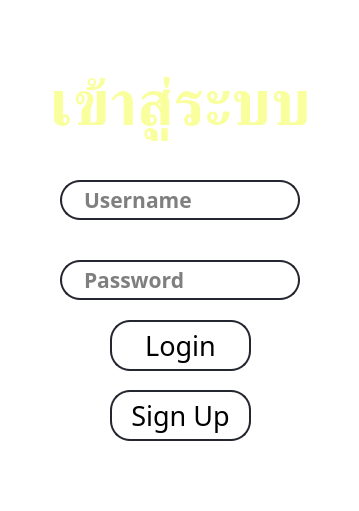
<?xml version="1.0" encoding="UTF-8"?>
<ui version="4.0">
 <class>Dialog</class>
 <widget class="QDialog" name="Dialog">
  <property name="geometry">
   <rect>
    <x>0</x>
    <y>0</y>
    <width>359</width>
    <height>511</height>
   </rect>
  </property>
  <property name="windowTitle">
   <string>Dialog</string>
  </property>
  <property name="autoFillBackground">
   <bool>false</bool>
  </property>
  <widget class="QLineEdit" name="usernameText">
   <property name="geometry">
    <rect>
     <x>60</x>
     <y>180</y>
     <width>240</width>
     <height>40</height>
    </rect>
   </property>
   <property name="font">
    <font>
     <family>RSU</family>
     <pointsize>16</pointsize>
     <weight>75</weight>
     <bold>true</bold>
    </font>
   </property>
   <property name="styleSheet">
    <string notr="true">QLineEdit {
	border: 2px solid rgb(37,39,48);
	border-radius: 20px;
	color: #000000;
	padding-left: 20px;
	padding-right: 20px;
	backgroud-color: rgb(27, 29, 35);
}
QLineEdit:hover {
	border: 2px solid rgb(48, 50, 62);
}
QLineEdit:focus {
	border: 2px solid rgb(85, 170, 255);
backgroud-color: rgb(43, 45, 56);
}</string>
   </property>
   <property name="placeholderText">
    <string>Username</string>
   </property>
  </widget>
  <widget class="QLineEdit" name="passwordText">
   <property name="geometry">
    <rect>
     <x>60</x>
     <y>260</y>
     <width>240</width>
     <height>40</height>
    </rect>
   </property>
   <property name="font">
    <font>
     <family>RSU</family>
     <pointsize>16</pointsize>
     <weight>75</weight>
     <bold>true</bold>
    </font>
   </property>
   <property name="styleSheet">
    <string notr="true">QLineEdit {
	border: 2px solid rgb(37,39,48);
	border-radius: 20px;
	color: #000000;
	padding-left: 20px;
	padding-right: 20px;
	backgroud-color: rgb(27, 29, 35);
}
QLineEdit:hover {
	border: 2px solid rgb(48, 50, 62);
}
QLineEdit:focus {
	border: 2px solid rgb(85, 170, 255);
backgroud-color: rgb(43, 45, 56);
}</string>
   </property>
   <property name="placeholderText">
    <string>Password</string>
   </property>
  </widget>
  <widget class="QPushButton" name="loginbutton">
   <property name="geometry">
    <rect>
     <x>110</x>
     <y>320</y>
     <width>141</width>
     <height>51</height>
    </rect>
   </property>
   <property name="font">
    <font>
     <family>RSU</family>
     <pointsize>20</pointsize>
    </font>
   </property>
   <property name="autoFillBackground">
    <bool>false</bool>
   </property>
   <property name="styleSheet">
    <string notr="true">QPushButton {
	border: 2px solid rgb(37,39,48);
	border-radius: 20px;
	color: #000;
	padding-left: 20px;
	padding-right: 20px;
	background-color: rgb(255,255,255);
}
QPushButton:hover {
	border: 2px solid rgb(48, 50, 62);
}
QPushButton:hover:pressed
{
  border: 2px solid rgb(255, 73, 73);
}</string>
   </property>
   <property name="text">
    <string>Login</string>
   </property>
  </widget>
  <widget class="QLabel" name="label">
   <property name="geometry">
    <rect>
     <x>50</x>
     <y>70</y>
     <width>261</width>
     <height>71</height>
    </rect>
   </property>
   <property name="font">
    <font>
     <family>RSU</family>
     <pointsize>48</pointsize>
     <weight>75</weight>
     <bold>true</bold>
    </font>
   </property>
   <property name="styleSheet">
    <string notr="true">QLabel {
	Color: #F9FF9C;
}</string>
   </property>
   <property name="midLineWidth">
    <number>0</number>
   </property>
   <property name="text">
    <string>เข้าสู่ระบบ</string>
   </property>
   <property name="alignment">
    <set>Qt::AlignCenter</set>
   </property>
  </widget>
  <widget class="QPushButton" name="SignUpbutton">
   <property name="geometry">
    <rect>
     <x>110</x>
     <y>390</y>
     <width>141</width>
     <height>51</height>
    </rect>
   </property>
   <property name="font">
    <font>
     <family>RSU</family>
     <pointsize>20</pointsize>
    </font>
   </property>
   <property name="styleSheet">
    <string notr="true">QPushButton {
	border: 2px solid rgb(37,39,48);
	border-radius: 20px;
	color: #000;
	padding-left: 20px;
	padding-right: 20px;
	background-color: rgb(255,255,255);
}
QPushButton:hover {
	border: 2px solid rgb(48, 50, 62);
}
QPushButton:hover:pressed
{
  border: 2px solid rgb(255, 73, 73);
}</string>
   </property>
   <property name="text">
    <string>Sign Up</string>
   </property>
  </widget>
  <widget class="QTextEdit" name="textEdit">
   <property name="geometry">
    <rect>
     <x>-50</x>
     <y>-30</y>
     <width>731</width>
     <height>551</height>
    </rect>
   </property>
   <property name="styleSheet">
    <string notr="true">border-image: url(:/image/46513136054_e29230f97c_b.jpg);</string>
   </property>
  </widget>
  <zorder>textEdit</zorder>
  <zorder>usernameText</zorder>
  <zorder>passwordText</zorder>
  <zorder>label</zorder>
  <zorder>SignUpbutton</zorder>
  <zorder>loginbutton</zorder>
 </widget>
 <resources>
  <include location="../../python_project/image.qrc"/>
 </resources>
 <connections/>
</ui>
